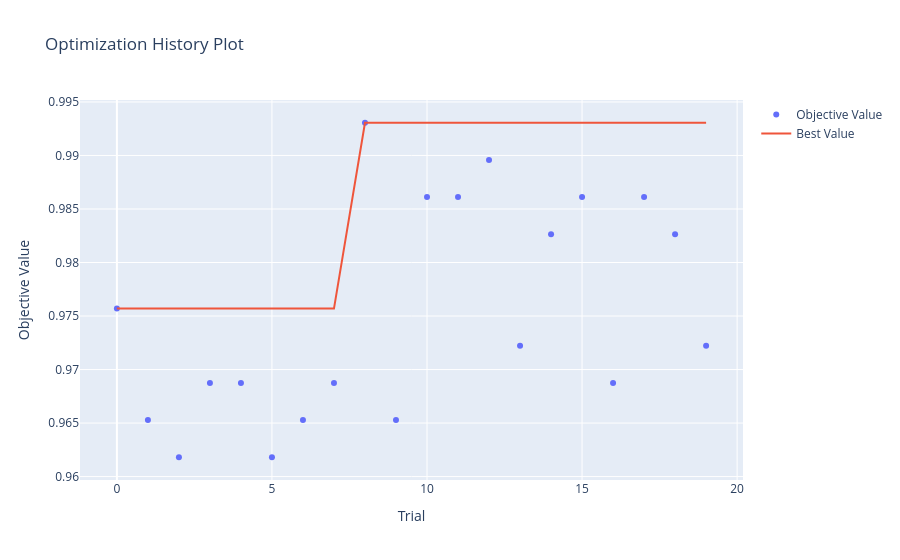
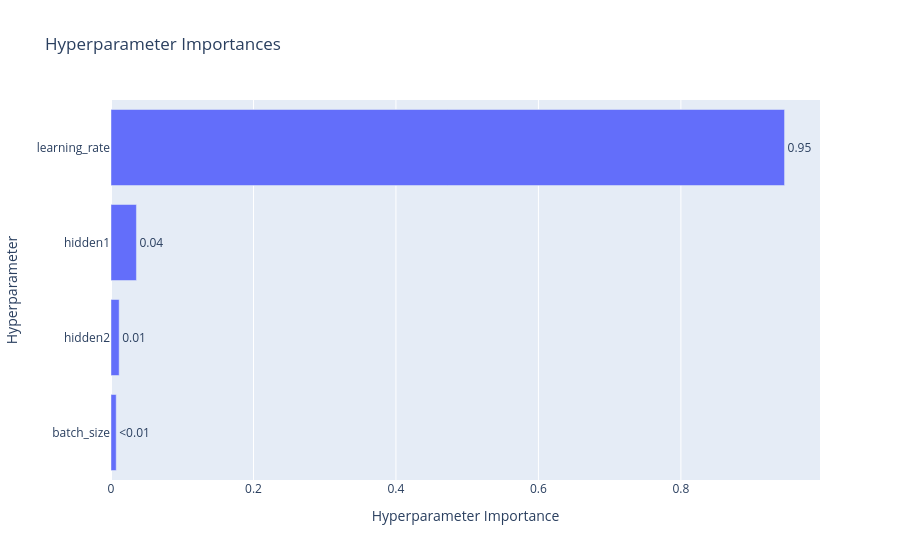

Notebook source saved alongside these figures, in order:
### Code cell
# Convert Optuna trials to a DataFrame
trials_df = study.trials_dataframe()

print("Top trials:")

display(
    trials_df[
        [
            "number",
            "value",
            "params_hidden1",
            "params_hidden2",
            "params_learning_rate",
            "params_batch_size"
        ]
    ]
    .sort_values("value", ascending=False)
    .head(10)
)

# 1. Optimization history
plot_optimization_history(study).show()

# 2. Hyperparameter importance
plot_param_importances(study).show()

### Figure 1 — Plotly figure (JSON) as saved in the notebook; plotly's stock layout.template omitted (floating-point values rounded to 4 significant figures)
{"data": [{"mode": "markers", "name": "Objective Value", "type": "scatter", "x": [0, 1, 2, 3, 4, 5, 6, 7, 8, 9, 10, 11, 12, 13, 14, 15, 16, 17, 18, 19], "y": [0.9757, 0.9653, 0.9618, 0.9688, 0.9688, 0.9618, 0.9653, 0.9688, 0.9931, 0.9653, 0.9861, 0.9861, 0.9896, 0.9722, 0.9826, 0.9861, 0.9688, 0.9861, 0.9826, 0.9722]}, {"mode": "lines", "name": "Best Value", "type": "scatter", "x": [0, 1, 2, 3, 4, 5, 6, 7, 8, 9, 10, 11, 12, 13, 14, 15, 16, 17, 18, 19], "y": [0.9757, 0.9757, 0.9757, 0.9757, 0.9757, 0.9757, 0.9757, 0.9757, 0.9931, 0.9931, 0.9931, 0.9931, 0.9931, 0.9931, 0.9931, 0.9931, 0.9931, 0.9931, 0.9931, 0.9931]}, {"marker": {"color": "#cccccc"}, "mode": "markers", "name": "Infeasible Trial", "showlegend": false, "type": "scatter", "x": [], "y": []}], "layout": {"title": {"text": "Optimization History Plot"}, "xaxis": {"title": {"text": "Trial"}}, "yaxis": {"title": {"text": "Objective Value"}}}}

### Figure 2 — Plotly figure (JSON) as saved in the notebook; plotly's stock layout.template omitted (floating-point values rounded to 4 significant figures)
{"data": [{"cliponaxis": false, "hovertemplate": ["batch_size (CategoricalDistribution): 0.007320060852752944<extra></extra>", "hidden2 (CategoricalDistribution): 0.0114557716045526<extra></extra>", "hidden1 (CategoricalDistribution): 0.03569650882133592<extra></extra>", "learning_rate (FloatDistribution): 0.9455276587213585<extra></extra>"], "name": "Objective Value", "orientation": "h", "text": ["<0.01", "0.01", "0.04", "0.95"], "textposition": "outside", "type": "bar", "x": [0.00732, 0.01146, 0.0357, 0.9455], "y": ["batch_size", "hidden2", "hidden1", "learning_rate"]}], "layout": {"title": {"text": "Hyperparameter Importances"}, "xaxis": {"title": {"text": "Hyperparameter Importance"}}, "yaxis": {"title": {"text": "Hyperparameter"}}}}
